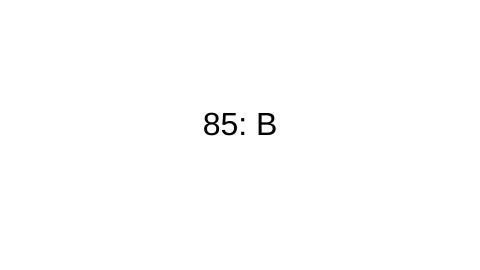
Frame 1 (no input)
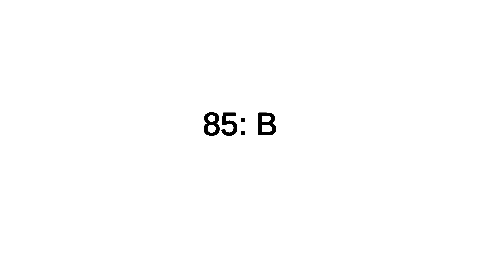
Frame 60 (no input)
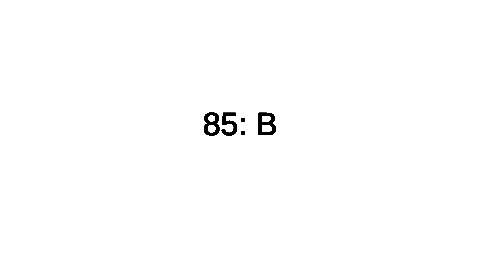
Frame 120 (the mouse pressed at the canvas centre since frame 60)

The p5.js sketch that drew these frames (run headless with seeded random() and noise() and a simulated clock; from frame 60 on, the mouse is pressed at the canvas centre):

// p5.js sketch
// ── sketch.js
var grade;

function setup() {
	createCanvas(480, 270);
	textSize(32);
	textAlign(CENTER);
	// Rounds down
	grade = Math.floor(random(50, 100));
}

function draw() {
	// used for debugging line(width/2, 0, width/2, height);
	if (grade >= 90) {
		text(grade + ':' +' A', width/2, height/2);
	} else if (grade >= 80) {
		text(grade + ':' + ' B', width/2, height/2);
	} else if (grade >= 70) {
		text(grade + ':' + ' C', width/2, height/2);
	} else {
		text(grade + ':' + ' F', width/2, height/2);

	}

}
